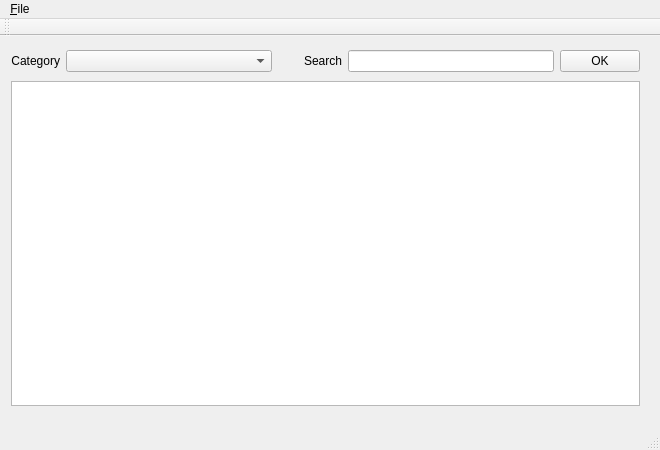
<?xml version="1.0" encoding="UTF-8"?>
<ui version="4.0">
 <class>MainWindow</class>
 <widget class="QMainWindow" name="MainWindow">
  <property name="geometry">
   <rect>
    <x>0</x>
    <y>0</y>
    <width>660</width>
    <height>450</height>
   </rect>
  </property>
  <property name="windowTitle">
   <string>Community Software Installer (CSI)</string>
  </property>
  <widget class="QWidget" name="centralWidget">
   <property name="sizePolicy">
    <sizepolicy hsizetype="Expanding" vsizetype="Expanding">
     <horstretch>0</horstretch>
     <verstretch>0</verstretch>
    </sizepolicy>
   </property>
   <property name="autoFillBackground">
    <bool>false</bool>
   </property>
   <widget class="QWidget" name="layoutWidget">
    <property name="geometry">
     <rect>
      <x>0</x>
      <y>0</y>
      <width>651</width>
      <height>381</height>
     </rect>
    </property>
    <layout class="QGridLayout" name="gridLayout">
     <property name="sizeConstraint">
      <enum>QLayout::SetNoConstraint</enum>
     </property>
     <item row="0" column="0">
      <widget class="QLabel" name="label">
       <property name="sizePolicy">
        <sizepolicy hsizetype="MinimumExpanding" vsizetype="Fixed">
         <horstretch>0</horstretch>
         <verstretch>0</verstretch>
        </sizepolicy>
       </property>
       <property name="text">
        <string>Category</string>
       </property>
       <property name="alignment">
        <set>Qt::AlignRight|Qt::AlignTrailing|Qt::AlignVCenter</set>
       </property>
      </widget>
     </item>
     <item row="0" column="1">
      <widget class="QComboBox" name="category">
       <property name="sizePolicy">
        <sizepolicy hsizetype="MinimumExpanding" vsizetype="Fixed">
         <horstretch>2</horstretch>
         <verstretch>0</verstretch>
        </sizepolicy>
       </property>
      </widget>
     </item>
     <item row="0" column="2">
      <spacer name="verticalSpacer">
       <property name="orientation">
        <enum>Qt::Vertical</enum>
       </property>
       <property name="sizeHint" stdset="0">
        <size>
         <width>20</width>
         <height>28</height>
        </size>
       </property>
      </spacer>
     </item>
     <item row="0" column="3">
      <widget class="QLabel" name="label_2">
       <property name="sizePolicy">
        <sizepolicy hsizetype="MinimumExpanding" vsizetype="Fixed">
         <horstretch>0</horstretch>
         <verstretch>0</verstretch>
        </sizepolicy>
       </property>
       <property name="text">
        <string>Search</string>
       </property>
      </widget>
     </item>
     <item row="0" column="4">
      <widget class="QLineEdit" name="search">
       <property name="sizePolicy">
        <sizepolicy hsizetype="MinimumExpanding" vsizetype="Fixed">
         <horstretch>2</horstretch>
         <verstretch>0</verstretch>
        </sizepolicy>
       </property>
      </widget>
     </item>
     <item row="0" column="5">
      <widget class="QPushButton" name="searchButton">
       <property name="sizePolicy">
        <sizepolicy hsizetype="MinimumExpanding" vsizetype="Fixed">
         <horstretch>0</horstretch>
         <verstretch>0</verstretch>
        </sizepolicy>
       </property>
       <property name="text">
        <string>OK</string>
       </property>
       <property name="icon">
        <iconset theme="Search">
         <normaloff/>
        </iconset>
       </property>
      </widget>
     </item>
     <item row="1" column="0" colspan="6">
      <widget class="QTableView" name="SQLView">
       <property name="sizePolicy">
        <sizepolicy hsizetype="Expanding" vsizetype="Expanding">
         <horstretch>0</horstretch>
         <verstretch>4</verstretch>
        </sizepolicy>
       </property>
      </widget>
     </item>
    </layout>
   </widget>
  </widget>
  <widget class="QMenuBar" name="menuBar">
   <property name="geometry">
    <rect>
     <x>0</x>
     <y>0</y>
     <width>660</width>
     <height>24</height>
    </rect>
   </property>
   <widget class="QMenu" name="menu_File">
    <property name="title">
     <string>&amp;File</string>
    </property>
    <addaction name="actionE_xit"/>
   </widget>
   <addaction name="menu_File"/>
  </widget>
  <widget class="QToolBar" name="mainToolBar">
   <attribute name="toolBarArea">
    <enum>TopToolBarArea</enum>
   </attribute>
   <attribute name="toolBarBreak">
    <bool>false</bool>
   </attribute>
  </widget>
  <widget class="QStatusBar" name="statusBar"/>
  <action name="actionE_xit">
   <property name="text">
    <string>E&amp;xit</string>
   </property>
  </action>
 </widget>
 <layoutdefault spacing="6" margin="11"/>
 <resources/>
 <connections/>
</ui>
